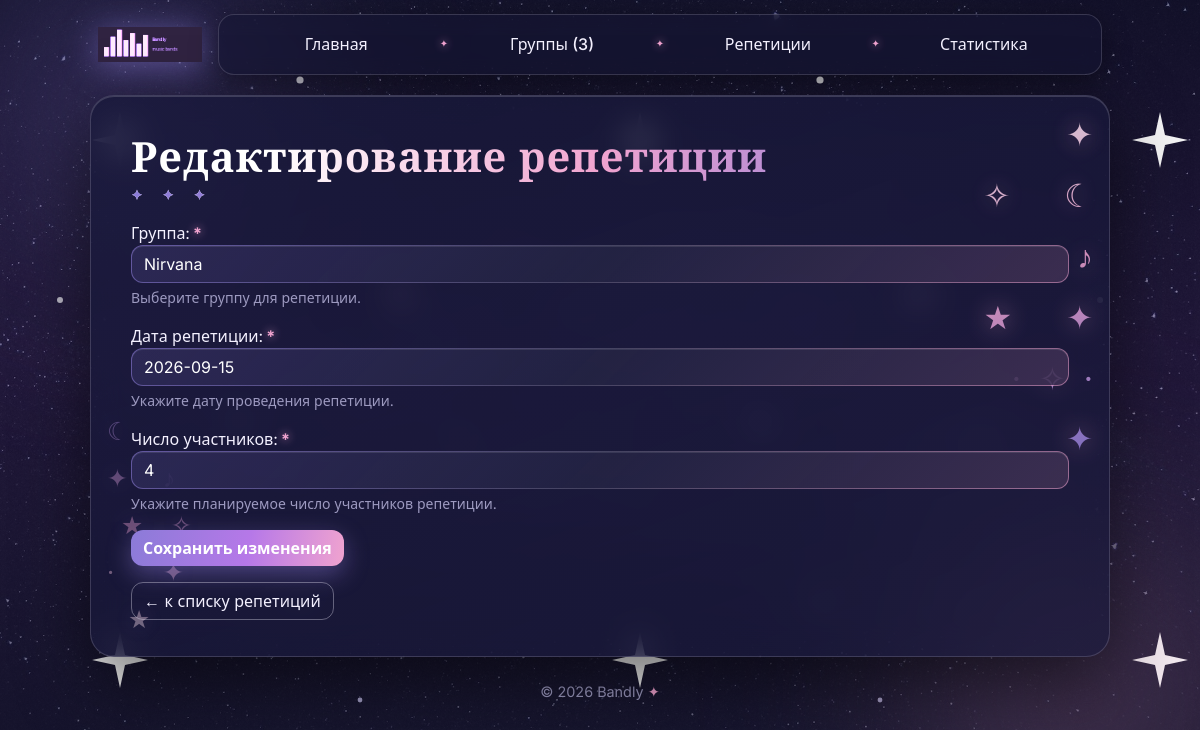
/rehearsals/1/edit/, run on the app's committed database.
### rehearsals/models.py (models this page shows, shortened)
class Rehearsal(models.Model):
    class Status(models.TextChoices):
        ACTIVE = "active", "Активна"
        CANCELLED = "cancelled", "Отменена"
        COMPLETED = "completed", "Завершена"
    band = models.ForeignKey(
        "bands.Band",
        on_delete=models.PROTECT,
        related_name="rehearsals",
        verbose_name="Группа",
    )
    rehearsal_date = models.DateField(
        verbose_name="Дата репетиции",
    )
    participants = models.PositiveIntegerField(
        default=1,
        validators=[MinValueValidator(1), MaxValueValidator(100)],
        verbose_name="Число участников",
        help_text="Укажите планируемое число участников репетиции.",
    )
    status = models.CharField(
        max_length=12,
        choices=Status.choices,
        default=Status.ACTIVE,
        verbose_name="Статус репетиции",
    )
    objects = RehearsalManager()
    class Meta:
        ordering = ["rehearsal_date", "pk"]
        verbose_name = "Репетиция"
        verbose_name_plural = "Репетиции"

### rehearsals/views.py (the view)
def rehearsal_update(request, rehearsal_id):
    rehearsal = get_object_or_404(
        Rehearsal.objects.active(),
        pk=rehearsal_id,
    )
    if request.method == "POST":
        form = RehearsalForm(request.POST, instance=rehearsal)
        if form.is_valid():
            form.save()
            return redirect("rehearsals:list")
    else:
        form = RehearsalForm(instance=rehearsal)
    context = {
        "form": form,
        "rehearsal": rehearsal,
    }
    return render(request, "rehearsals/rehearsal_form.html", context)

### rehearsals/forms.py (shortened to what this page needs)
class RehearsalForm(forms.ModelForm):
    def __init__(self, *args, **kwargs):
        super().__init__(*args, **kwargs)
        self.fields["band"].empty_label = "Выберите группу"
    participants = forms.IntegerField(
        min_value=1,
        max_value=100,
        label="Число участников",
        help_text="Укажите планируемое число участников репетиции.",
        widget=forms.NumberInput(
            attrs={"class": "form-control", "min": 1, "max": 100}
        ),
    )
    class Meta:
        model = Rehearsal
        fields = ["band", "rehearsal_date", "participants"]
        labels = {
            "band": "Группа",
            "rehearsal_date": "Дата репетиции",
        }
        help_texts = {
            "band": "Выберите группу для репетиции.",
            "rehearsal_date": "Укажите дату проведения репетиции.",
        }
        widgets = {
            "band": forms.Select(attrs={"class": "form-select"}),
            "rehearsal_date": forms.TextInput(
                attrs={
                    "class": "form-control bandly-date",
                    "placeholder": "ГГГГ-ММ-ДД",
                    "autocomplete": "off",
                }
            ),
        }

### bands/context_processors.py (called while the page is built)
def band_context(request):
    bands_count = Band.objects.count()
    return {
        "site_name": "Bandly",
        "bands_count": bands_count,
    }

### bands/models.py (called while the page is built)
    def __str__(self):
        return self.name

### rehearsals/models.py (called while the page is built)
    def active(self):
        return self.filter(status=self.model.Status.ACTIVE)

### rehearsals/templates/rehearsals/rehearsal_form.html (shortened to what this page needs)
{% extends "base.html" %}
{% block content %}
 {% if rehearsal %}
 <h1>Редактирование репетиции</h1>
 {% else %}
 <h1>Создание репетиции</h1>
 {% endif %}
 <form method="post" novalidate>
 {% for field in form %}
  <div class="mb-3">
  {{ field.label_tag }}{% if field.field.required %}<span class="required-star" title="Обязательное поле">*</span>{% endif %}
  {{ field }}
  {% if field.help_text %}
  <div class="form-text">{{ field.help_text }}</div>
  {% endif %}
  </div>
 {% endfor %}
 {% if rehearsal %}
 <button type="submit" class="btn btn-primary">Сохранить изменения</button>
 {% else %}
 <button type="submit" class="btn btn-primary">Создать репетицию</button>
 {% endif %}
 </form>
 <a
 href="{% url 'rehearsals:list' %}"
 class="btn btn-outline-secondary mt-3"
 >
 ← к списку репетиций
 </a>
{% endblock %}

### homepage/static/homepage/css/style.css (style rules this page uses)
:root { --star-night: #141433; --star-violet: #8b7bd8; --star-rose: #f0a3cf; --star-pearl: #f4f1ff; --star-muted: #9d9ac0; --star-glass: rgba(20, 20, 51, 0.62); --star-border: rgba(244, 241, 255, 0.16); }
body { min-height: 100vh; color: var(--star-pearl); font-family: "Inter", system-ui, sans-serif; background: linear-gradient(180deg, rgba(20, 18, 58, 0.55) 0%, rgba(46, 27, 89, 0.5) 45%, rgba(20, 20, 51, 0.68) 100%), url("../img/stardust.jpg") center top / cover no-repeat fixed, var(--star-night); overflow-x: hidden; }
main.container h1 { font-family: "Cormorant Garamond", Georgia, serif; font-weight: 700; font-size: 2.6rem; letter-spacing: 0.02em; background: linear-gradient(100deg, #fff 15%, var(--star-rose) 50%, var(--star-violet) 85%); -webkit-background-clip: text; background-clip: text; color: transparent; margin-bottom: 1.1rem; }
a { color: var(--star-rose); }
.btn-primary { background: linear-gradient(100deg, var(--star-violet), #b678e8 55%, var(--star-rose)) !important; border: none !important; color: #fff !important; font-weight: 600; border-radius: 12px !important; box-shadow: 0 8px 24px rgba(139, 123, 216, 0.45); transition: transform 0.12s ease, box-shadow 0.15s ease, filter 0.15s ease; }
.btn-outline-secondary { border-radius: 12px !important; color: var(--star-pearl) !important; border-color: rgba(244, 241, 255, 0.35) !important; transition: background 0.15s ease, box-shadow 0.15s ease; }
.form-control, .form-select { background-color: rgba(244, 241, 255, 0.09) !important; border: 1px solid rgba(244, 241, 255, 0.28) !important; color: #fff !important; border-radius: 12px !important; color-scheme: dark; box-shadow: inset 0 1px 0 rgba(255, 255, 255, 0.1); transition: border-color 0.15s ease, box-shadow 0.15s ease; }
.form-control::placeholder { color: #8f8bb0; }
.form-select option, .form-select optgroup { background-color: #23234d; color: var(--star-pearl); }
.form-select option:checked { background-color: #6d5fc0; color: #fff; }
.form-text { color: var(--star-muted) !important; }
.required-star { color: var(--star-rose); font-weight: 700; margin-left: 3px; text-shadow: 0 0 8px rgba(240, 163, 207, 0.8); }
body::before, body::after { content: ""; position: fixed; border-radius: 50%; pointer-events: none; z-index: 0; filter: blur(90px); }
body::before { width: 480px; height: 480px; top: -140px; left: -120px; background: radial-gradient(circle, rgba(139, 123, 216, 0.35), transparent 70%); }
body::after { width: 520px; height: 520px; bottom: -160px; right: -140px; background: radial-gradient(circle, rgba(240, 163, 207, 0.28), transparent 70%); }
.form-control, .form-select { border: 1px solid transparent !important; background: linear-gradient(rgba(22, 22, 55, 0.72), rgba(22, 22, 55, 0.72)) padding-box, linear-gradient(135deg, rgba(139, 123, 216, 0.65), rgba(244, 241, 255, 0.2), rgba(240, 163, 207, 0.6)) border-box !important; }
main.container h1::after { content: "✦ ✦ ✦"; display: block; font-size: 0.85rem; letter-spacing: 0.6em; margin-top: 0.35rem; background: linear-gradient(100deg, var(--star-violet), var(--star-rose)); -webkit-background-clip: text; background-clip: text; color: transparent; }
main.container > * { position: relative; z-index: 1; }
html::before { content: ""; position: fixed; inset: 0; pointer-events: none; z-index: 0; background-repeat: repeat; background-size: 520px 520px; animation: star-blink 2.2s ease-in-out infinite alternate; }

### data on the page
Rehearsal: form "Nirvana" "2026-09-15" "4"

### other printed values
{{ bands_count }} "3"
{{ field.label_tag }} "Группа:" "Дата репетиции:" "Число участников:"
{{ field.help_text }} "Выберите группу для репетиции." "Укажите дату проведения репетиции." "Укажите планируемое число участников репетиции."
{{ site_name|default:"Bandly" }} "Bandly"
